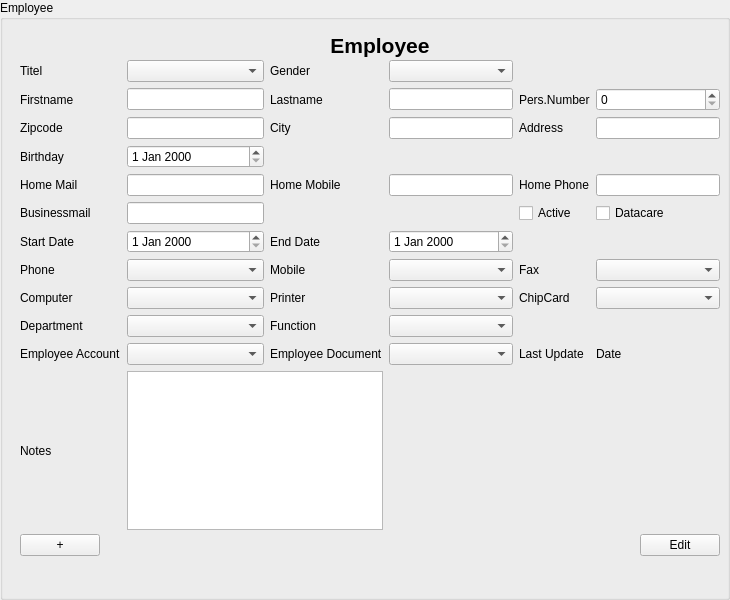
<?xml version="1.0" encoding="UTF-8"?>
<ui version="4.0">
 <class>EmployeeInputArea</class>
 <widget class="QGroupBox" name="EmployeeInputArea">
  <property name="geometry">
   <rect>
    <x>0</x>
    <y>0</y>
    <width>730</width>
    <height>600</height>
   </rect>
  </property>
  <property name="windowTitle">
   <string>Employee</string>
  </property>
  <property name="accessibleName">
   <string>EmployeeInputDialog</string>
  </property>
  <property name="title">
   <string>Employee</string>
  </property>
  <widget class="QWidget" name="formLayoutWidget" native="true">
   <property name="geometry">
    <rect>
     <x>10</x>
     <y>30</y>
     <width>730</width>
     <height>600</height>
    </rect>
   </property>
   <widget class="QWidget" name="verticalLayoutWidget_Header">
    <property name="geometry">
     <rect>
      <x>10</x>
      <y>0</y>
      <width>720</width>
      <height>30</height>
     </rect>
    </property>
    <layout class="QVBoxLayout" name="verticalLayout">
     <item>
      <widget class="QLabel" name="label_Header">
       <property name="font">
        <font>
         <pointsize>16</pointsize>
         <weight>75</weight>
         <bold>true</bold>
        </font>
       </property>
       <property name="text">
        <string>Employee</string>
       </property>
       <property name="alignment">
        <set>Qt::AlignCenter</set>
       </property>
      </widget>
     </item>
    </layout>
   </widget>
   <widget class="QWidget" name="verticalLayoutWidget_Buttons">
    <property name="geometry">
     <rect>
      <x>10</x>
      <y>500</y>
      <width>700</width>
      <height>30</height>
     </rect>
    </property>
    <layout class="QHBoxLayout" name="horizontalLayout">
     <item>
      <widget class="QPushButton" name="pushButton_Add">
       <property name="text">
        <string>+</string>
       </property>
      </widget>
     </item>
     <item>
      <spacer name="horizontalSpacer">
       <property name="orientation">
        <enum>Qt::Horizontal</enum>
       </property>
       <property name="sizeHint" stdset="0">
        <size>
         <width>40</width>
         <height>20</height>
        </size>
       </property>
      </spacer>
     </item>
     <item>
      <widget class="QPushButton" name="pushButton_EditFinish">
       <property name="text">
        <string>Edit</string>
       </property>
      </widget>
     </item>
    </layout>
   </widget>
   <widget class="QWidget" name="gridLayoutWidget">
    <property name="geometry">
     <rect>
      <x>10</x>
      <y>30</y>
      <width>700</width>
      <height>470</height>
     </rect>
    </property>
    <layout class="QGridLayout" name="gridLayout">
     <item row="4" column="1">
      <widget class="QLineEdit" name="lineEdit_HomeMail"/>
     </item>
     <item row="2" column="5">
      <widget class="QLineEdit" name="lineEdit_Address"/>
     </item>
     <item row="1" column="4">
      <widget class="QLabel" name="label_PersNumber">
       <property name="text">
        <string>Pers.Number</string>
       </property>
       <property name="buddy">
        <cstring>doubleSpinBox_PersNR</cstring>
       </property>
      </widget>
     </item>
     <item row="2" column="4">
      <widget class="QLabel" name="label_Address">
       <property name="text">
        <string>Address</string>
       </property>
       <property name="buddy">
        <cstring>lineEdit_Address</cstring>
       </property>
      </widget>
     </item>
     <item row="1" column="3">
      <widget class="QLineEdit" name="lineEdit_Lastname"/>
     </item>
     <item row="2" column="3">
      <widget class="QLineEdit" name="lineEdit_City"/>
     </item>
     <item row="0" column="3">
      <widget class="QComboBox" name="comboBox_Gender"/>
     </item>
     <item row="1" column="2">
      <widget class="QLabel" name="label_LastName">
       <property name="text">
        <string>Lastname</string>
       </property>
       <property name="buddy">
        <cstring>lineEdit_Lastname</cstring>
       </property>
      </widget>
     </item>
     <item row="1" column="0">
      <widget class="QLabel" name="label_FirstName">
       <property name="text">
        <string>Firstname</string>
       </property>
       <property name="buddy">
        <cstring>lineEdit_Firstname</cstring>
       </property>
      </widget>
     </item>
     <item row="0" column="2">
      <widget class="QLabel" name="label_Gender">
       <property name="text">
        <string>Gender</string>
       </property>
       <property name="buddy">
        <cstring>comboBox_Gender</cstring>
       </property>
      </widget>
     </item>
     <item row="0" column="0">
      <widget class="QLabel" name="label_Title">
       <property name="text">
        <string>Titel</string>
       </property>
       <property name="buddy">
        <cstring>comboBox_Title</cstring>
       </property>
      </widget>
     </item>
     <item row="2" column="1">
      <widget class="QLineEdit" name="lineEditZipCode"/>
     </item>
     <item row="4" column="2">
      <widget class="QLabel" name="label_HomeMobile">
       <property name="text">
        <string>Home Mobile</string>
       </property>
       <property name="buddy">
        <cstring>lineEdit_HomeMobile</cstring>
       </property>
      </widget>
     </item>
     <item row="7" column="5">
      <widget class="QComboBox" name="comboBox_Fax"/>
     </item>
     <item row="6" column="1">
      <widget class="QDateEdit" name="dateEdit_StartDate"/>
     </item>
     <item row="10" column="4">
      <widget class="QLabel" name="label_Lastupdate">
       <property name="text">
        <string>Last Update</string>
       </property>
      </widget>
     </item>
     <item row="6" column="0">
      <widget class="QLabel" name="label_StartDate">
       <property name="text">
        <string>Start Date</string>
       </property>
       <property name="buddy">
        <cstring>dateEdit_StartDate</cstring>
       </property>
      </widget>
     </item>
     <item row="7" column="0">
      <widget class="QLabel" name="label_Phone">
       <property name="text">
        <string>Phone</string>
       </property>
       <property name="buddy">
        <cstring>comboBox_Phone</cstring>
       </property>
      </widget>
     </item>
     <item row="4" column="4">
      <widget class="QLabel" name="label_HomePhone">
       <property name="text">
        <string>Home Phone</string>
       </property>
       <property name="buddy">
        <cstring>lineEdit_HomePhone</cstring>
       </property>
      </widget>
     </item>
     <item row="8" column="0">
      <widget class="QLabel" name="label_Computer">
       <property name="text">
        <string>Computer</string>
       </property>
       <property name="buddy">
        <cstring>comboBox_Computer</cstring>
       </property>
      </widget>
     </item>
     <item row="10" column="3">
      <widget class="QComboBox" name="comboBox_EmployeeDocument"/>
     </item>
     <item row="4" column="0">
      <widget class="QLabel" name="label_HomeMail">
       <property name="text">
        <string>Home Mail</string>
       </property>
       <property name="buddy">
        <cstring>lineEdit_HomeMail</cstring>
       </property>
      </widget>
     </item>
     <item row="7" column="3">
      <widget class="QComboBox" name="comboBox_Mobile"/>
     </item>
     <item row="5" column="4">
      <widget class="QCheckBox" name="checkBox_Active">
       <property name="text">
        <string>Active</string>
       </property>
      </widget>
     </item>
     <item row="3" column="0">
      <widget class="QLabel" name="label_Birthday">
       <property name="text">
        <string>Birthday</string>
       </property>
       <property name="buddy">
        <cstring>dateEdit_Birthday</cstring>
       </property>
      </widget>
     </item>
     <item row="5" column="1">
      <widget class="QLineEdit" name="lineEdit_BusinessMail"/>
     </item>
     <item row="10" column="2">
      <widget class="QLabel" name="label_EmployeeDocument">
       <property name="text">
        <string>Employee Document</string>
       </property>
       <property name="buddy">
        <cstring>comboBox_EmployeeDocument</cstring>
       </property>
      </widget>
     </item>
     <item row="1" column="5">
      <widget class="QDoubleSpinBox" name="doubleSpinBox_PersNR">
       <property name="decimals">
        <number>0</number>
       </property>
       <property name="maximum">
        <double>1000.000000000000000</double>
       </property>
      </widget>
     </item>
     <item row="9" column="1">
      <widget class="QComboBox" name="comboBox_Department"/>
     </item>
     <item row="4" column="3">
      <widget class="QLineEdit" name="lineEdit_HomeMobile"/>
     </item>
     <item row="3" column="1">
      <widget class="QDateEdit" name="dateEdit_Birthday"/>
     </item>
     <item row="8" column="4">
      <widget class="QLabel" name="label_ChipCard">
       <property name="text">
        <string>ChipCard</string>
       </property>
       <property name="buddy">
        <cstring>comboBox_ChipCard</cstring>
       </property>
      </widget>
     </item>
     <item row="2" column="2">
      <widget class="QLabel" name="label_City">
       <property name="text">
        <string>City</string>
       </property>
       <property name="buddy">
        <cstring>lineEdit_City</cstring>
       </property>
      </widget>
     </item>
     <item row="0" column="1">
      <widget class="QComboBox" name="comboBox_Title"/>
     </item>
     <item row="1" column="1">
      <widget class="QLineEdit" name="lineEdit_Firstname"/>
     </item>
     <item row="2" column="0">
      <widget class="QLabel" name="label_ZipCode">
       <property name="text">
        <string>Zipcode</string>
       </property>
       <property name="buddy">
        <cstring>lineEditZipCode</cstring>
       </property>
      </widget>
     </item>
     <item row="9" column="3">
      <widget class="QComboBox" name="comboBox_Function"/>
     </item>
     <item row="6" column="3">
      <widget class="QDateEdit" name="dateEdit_EndDate"/>
     </item>
     <item row="7" column="1">
      <widget class="QComboBox" name="comboBox_Phone"/>
     </item>
     <item row="5" column="0">
      <widget class="QLabel" name="label_BusinessMail">
       <property name="text">
        <string>Businessmail</string>
       </property>
       <property name="buddy">
        <cstring>lineEdit_BusinessMail</cstring>
       </property>
      </widget>
     </item>
     <item row="9" column="2">
      <widget class="QLabel" name="label_Function">
       <property name="text">
        <string>Function</string>
       </property>
       <property name="buddy">
        <cstring>comboBox_Function</cstring>
       </property>
      </widget>
     </item>
     <item row="9" column="0">
      <widget class="QLabel" name="label_Department">
       <property name="text">
        <string>Department</string>
       </property>
       <property name="buddy">
        <cstring>comboBox_Department</cstring>
       </property>
      </widget>
     </item>
     <item row="8" column="2">
      <widget class="QLabel" name="label_Printer">
       <property name="text">
        <string>Printer</string>
       </property>
       <property name="buddy">
        <cstring>comboBox_Printer</cstring>
       </property>
      </widget>
     </item>
     <item row="10" column="1">
      <widget class="QComboBox" name="comboBox_EmployeeAccount"/>
     </item>
     <item row="8" column="5">
      <widget class="QComboBox" name="comboBox_ChipCard"/>
     </item>
     <item row="5" column="5">
      <widget class="QCheckBox" name="checkBox_DataCare">
       <property name="text">
        <string>Datacare</string>
       </property>
      </widget>
     </item>
     <item row="10" column="5">
      <widget class="QLabel" name="label_Lastupdate_Date">
       <property name="text">
        <string>Date</string>
       </property>
      </widget>
     </item>
     <item row="10" column="0">
      <widget class="QLabel" name="label_EmployeeAccount">
       <property name="text">
        <string>Employee Account</string>
       </property>
       <property name="buddy">
        <cstring>comboBox_EmployeeAccount</cstring>
       </property>
      </widget>
     </item>
     <item row="6" column="2">
      <widget class="QLabel" name="label_EndDate">
       <property name="text">
        <string>End Date</string>
       </property>
       <property name="buddy">
        <cstring>dateEdit_EndDate</cstring>
       </property>
      </widget>
     </item>
     <item row="7" column="4">
      <widget class="QLabel" name="label_Fax">
       <property name="text">
        <string>Fax</string>
       </property>
       <property name="buddy">
        <cstring>comboBox_Fax</cstring>
       </property>
      </widget>
     </item>
     <item row="11" column="0">
      <widget class="QLabel" name="label_Notes">
       <property name="text">
        <string>Notes</string>
       </property>
       <property name="buddy">
        <cstring>textEdit_Notes</cstring>
       </property>
      </widget>
     </item>
     <item row="4" column="5">
      <widget class="QLineEdit" name="lineEdit_HomePhone"/>
     </item>
     <item row="11" column="1" colspan="2">
      <widget class="QTextEdit" name="textEdit_Notes"/>
     </item>
     <item row="8" column="3">
      <widget class="QComboBox" name="comboBox_Printer"/>
     </item>
     <item row="8" column="1">
      <widget class="QComboBox" name="comboBox_Computer"/>
     </item>
     <item row="7" column="2">
      <widget class="QLabel" name="label_Mobile">
       <property name="text">
        <string>Mobile</string>
       </property>
       <property name="buddy">
        <cstring>comboBox_Mobile</cstring>
       </property>
      </widget>
     </item>
    </layout>
   </widget>
  </widget>
 </widget>
 <tabstops>
  <tabstop>comboBox_Title</tabstop>
  <tabstop>comboBox_Gender</tabstop>
  <tabstop>lineEdit_Firstname</tabstop>
  <tabstop>lineEdit_Lastname</tabstop>
  <tabstop>doubleSpinBox_PersNR</tabstop>
  <tabstop>lineEditZipCode</tabstop>
  <tabstop>lineEdit_City</tabstop>
  <tabstop>lineEdit_Address</tabstop>
  <tabstop>dateEdit_Birthday</tabstop>
  <tabstop>lineEdit_HomeMail</tabstop>
  <tabstop>lineEdit_HomeMobile</tabstop>
  <tabstop>lineEdit_HomePhone</tabstop>
  <tabstop>lineEdit_BusinessMail</tabstop>
  <tabstop>checkBox_Active</tabstop>
  <tabstop>checkBox_DataCare</tabstop>
  <tabstop>dateEdit_StartDate</tabstop>
  <tabstop>dateEdit_EndDate</tabstop>
  <tabstop>comboBox_Phone</tabstop>
  <tabstop>comboBox_Mobile</tabstop>
  <tabstop>comboBox_Fax</tabstop>
  <tabstop>comboBox_Computer</tabstop>
  <tabstop>comboBox_Printer</tabstop>
  <tabstop>comboBox_ChipCard</tabstop>
  <tabstop>comboBox_Department</tabstop>
  <tabstop>comboBox_Function</tabstop>
  <tabstop>comboBox_EmployeeAccount</tabstop>
  <tabstop>comboBox_EmployeeDocument</tabstop>
  <tabstop>textEdit_Notes</tabstop>
 </tabstops>
 <resources/>
 <connections/>
</ui>
